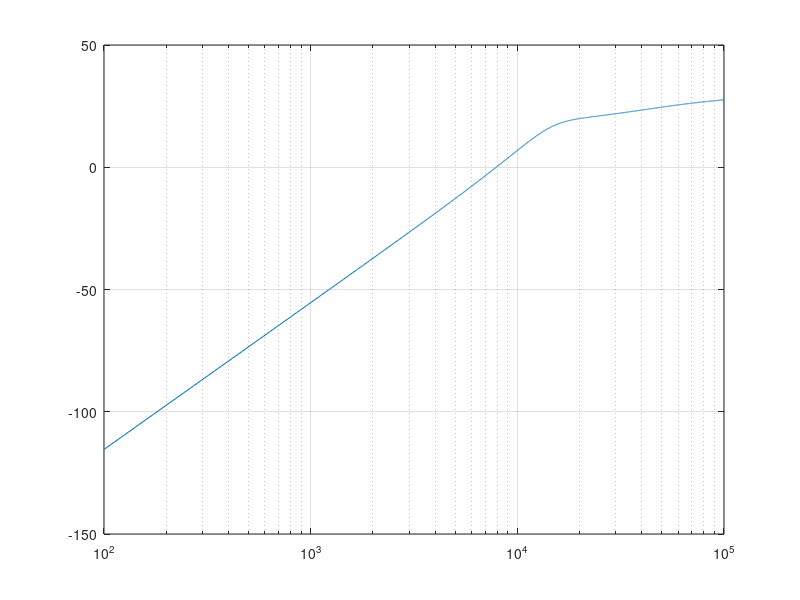
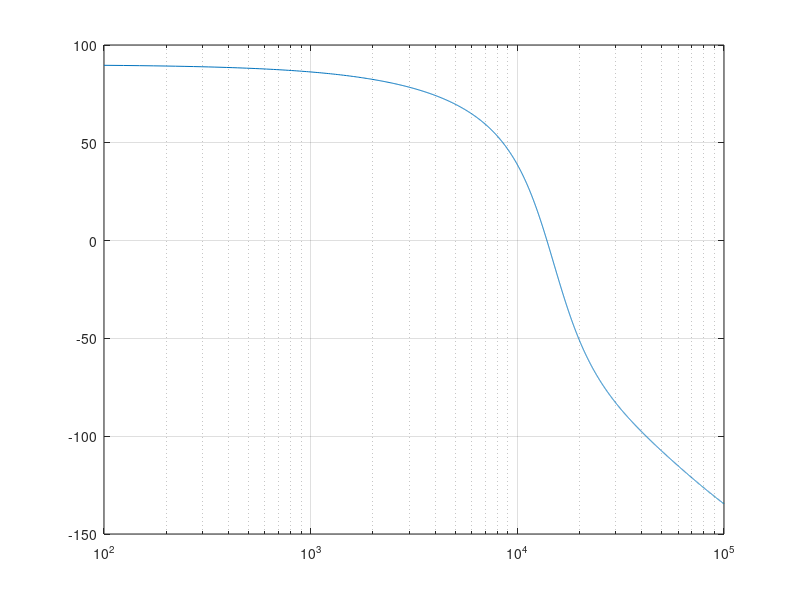

The MATLAB source for these figures, in order:
% Phase Shift Oscillator
f0 = 6220; %Hz
j = sqrt(-1);
C = 1e-9; %F
R = 1/(2*pi*C*f0*sqrt(6)); % Ohms
K1 = 6; K2 = 5;
Rf = K1*K2*R;
K = -Rf/R;

f_start = 100; f_stop = 100000; 
step = (f_stop - f_start)/4096; freq = f_start:step:f_stop;

Ts = K.*((j.*2.*pi.*freq.*R.*C).^3)./((j.*2.*pi.*freq.*R.*C).^3 + K1.*(j.*2.*pi.*freq.*R.*C).^2 + K2.*(j.*2.*pi.*freq.*R.*C + 1));

Ms = 20*log10(abs(Ts));
Ps = (180/pi)*angle(Ts);
semilogx(freq,Ms),grid
figure
semilogx(freq,Ps),grid